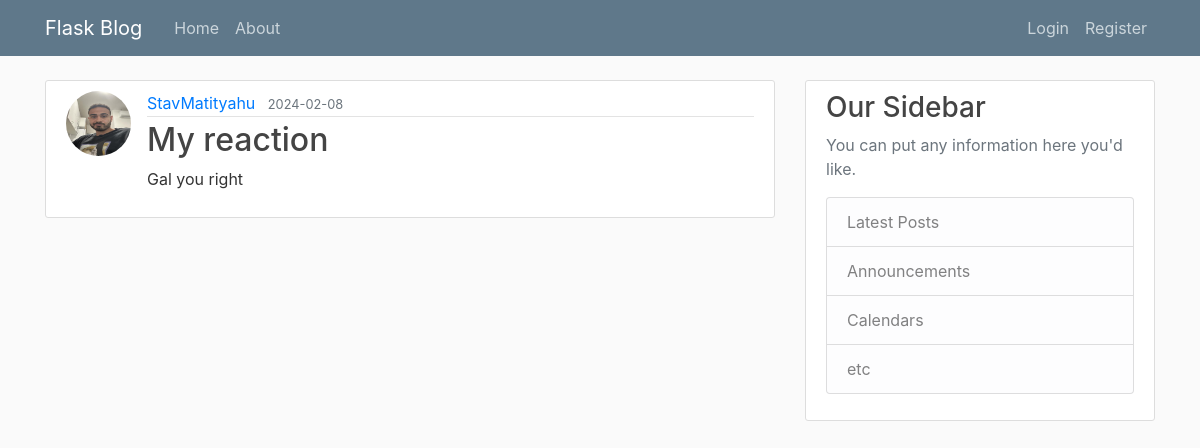
The app's page /post/4 with its own data.
### flaskBlog/models.py (models this page shows, shortened)
class User(db.Model, UserMixin):
    id = db.Column(db.Integer, primary_key = True)
    username = db.Column(db.String(25), unique = True, nullable = False)
    email = db.Column(db.String(100), unique = True, nullable = False)
    image_file = db.Column(db.String(25), nullable = False, default="default.jpg")
    password = db.Column(db.String(50), nullable=False)
    posts = db.relationship("Post", backref = "author", lazy = True)

class Post(db.Model):
     id = db.Column(db.Integer, primary_key = True)
     title = db.Column(db.String(100), nullable=False)
     date = db.Column(db.DateTime, nullable=False, default = datetime.utcnow())
     content = db.Column(db.Text, nullable=False)
     user_id = db.Column(db.Integer, db.ForeignKey("user.id"), nullable=False)

### flaskBlog/posts/routes.py (the view)
@posts.route("/post/<int:post_id>")
def post(post_id):
    post = Post.query.get_or_404(post_id)
    return render_template('post.html', title = post.title, post = post)

### flaskBlog/templates/post.html (shortened to what this page needs)
{% extends "layout.html" %}
{% block content %}
  <article class="media content-section">
    <img class="rounded-circle article-img" src="{{ url_for('static', filename='profile_pics/' + post.author.image_file) }}">
    <div class="media-body">
      <div class="article-metadata">
        <a class="mr-2" href="{{ url_for('users.user_posts', username=post.author.username) }}">{{ post.author.username }}</a>
        <small class="text-muted">{{ post.date.strftime('%Y-%m-%d') }}</small>
      </div>
      <h2 class="article-title">{{ post.title }}</h2>
      <p class="article-content">{{ post.content }}</p>
    </div>
  </article>
{% endblock content %}

### flaskBlog/static/main.css (style rules this page uses)
body { background: #fafafa; color: #333333; margin-top: 5rem; }
h1, h2, h3, h4, h5, h6 { color: #444444; }
.content-section { background: #ffffff; padding: 10px 20px; border: 1px solid #dddddd; border-radius: 3px; margin-bottom: 20px; }
.article-title { color: #444444; }
.article-content { white-space: pre-line; }
.article-img { height: 65px; width: 65px; margin-right: 16px; }
.article-metadata { padding-bottom: 1px; margin-bottom: 4px; border-bottom: 1px solid #e3e3e3 }

### records on screen
User: image_file (picture), author.username "StavMatityahu"
Post: date "2024-02-08", title "My reaction", content "Gal you right"
